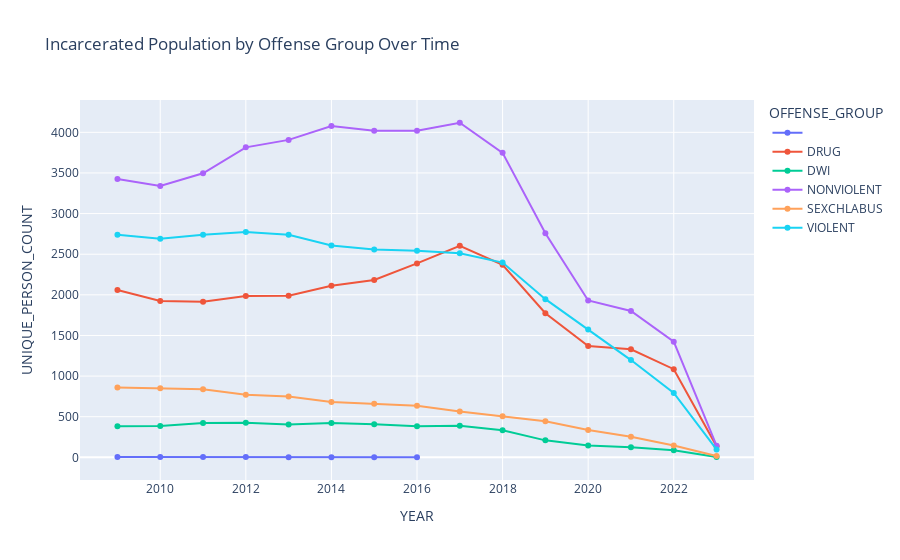

The cell this chart's notebook holds for it:
### Code cell
grouped_df = pd.concat(all_results)
fig = px.line(grouped_df, x='YEAR', y='UNIQUE_PERSON_COUNT',
              color='OFFENSE_GROUP', markers=True,
              title='Incarcerated Population by Offense Group Over Time')
fig.show()

### Figure 1 — Plotly figure (JSON) as saved in the notebook; plotly's stock layout.template omitted (floating-point values rounded to 4 significant figures)
{"data": [{"hovertemplate": "OFFENSE_GROUP=          <br>YEAR=%{x}<br>UNIQUE_PERSON_COUNT=%{y}<extra></extra>", "legendgroup": "          ", "line": {"color": "#636efa", "dash": "solid"}, "marker": {"symbol": "circle"}, "mode": "lines+markers", "name": "          ", "orientation": "v", "showlegend": true, "type": "scatter", "x": [2009, 2010, 2011, 2012, 2013, 2014, 2015, 2016], "xaxis": "x", "y": [5, 4, 4, 3, 2, 2, 1, 1], "yaxis": "y"}, {"hovertemplate": "OFFENSE_GROUP=DRUG      <br>YEAR=%{x}<br>UNIQUE_PERSON_COUNT=%{y}<extra></extra>", "legendgroup": "DRUG      ", "line": {"color": "#EF553B", "dash": "solid"}, "marker": {"symbol": "circle"}, "mode": "lines+markers", "name": "DRUG      ", "orientation": "v", "showlegend": true, "type": "scatter", "x": [2009, 2010, 2011, 2012, 2013, 2014, 2015, 2016, 2017, 2018, 2019, 2020, 2021, 2022, 2023], "xaxis": "x", "y": [2060, 1925, 1916, 1987, 1990, 2112, 2182, 2387, 2603, 2369, 1774, 1369, 1329, 1085, 136], "yaxis": "y"}, {"hovertemplate": "OFFENSE_GROUP=DWI       <br>YEAR=%{x}<br>UNIQUE_PERSON_COUNT=%{y}<extra></extra>", "legendgroup": "DWI       ", "line": {"color": "#00cc96", "dash": "solid"}, "marker": {"symbol": "circle"}, "mode": "lines+markers", "name": "DWI       ", "orientation": "v", "showlegend": true, "type": "scatter", "x": [2009, 2010, 2011, 2012, 2013, 2014, 2015, 2016, 2017, 2018, 2019, 2020, 2021, 2022, 2023], "xaxis": "x", "y": [382, 386, 422, 427, 404, 423, 406, 384, 389, 334, 209, 145, 125, 86, 5], "yaxis": "y"}, {"hovertemplate": "OFFENSE_GROUP=NONVIOLENT<br>YEAR=%{x}<br>UNIQUE_PERSON_COUNT=%{y}<extra></extra>", "legendgroup": "NONVIOLENT", "line": {"color": "#ab63fa", "dash": "solid"}, "marker": {"symbol": "circle"}, "mode": "lines+markers", "name": "NONVIOLENT", "orientation": "v", "showlegend": true, "type": "scatter", "x": [2009, 2010, 2011, 2012, 2013, 2014, 2015, 2016, 2017, 2018, 2019, 2020, 2021, 2022, 2023], "xaxis": "x", "y": [3427, 3339, 3496, 3815, 3907, 4078, 4021, 4019, 4118, 3748, 2758, 1931, 1801, 1423, 144], "yaxis": "y"}, {"hovertemplate": "OFFENSE_GROUP=SEXCHLABUS<br>YEAR=%{x}<br>UNIQUE_PERSON_COUNT=%{y}<extra></extra>", "legendgroup": "SEXCHLABUS", "line": {"color": "#FFA15A", "dash": "solid"}, "marker": {"symbol": "circle"}, "mode": "lines+markers", "name": "SEXCHLABUS", "orientation": "v", "showlegend": true, "type": "scatter", "x": [2009, 2010, 2011, 2012, 2013, 2014, 2015, 2016, 2017, 2018, 2019, 2020, 2021, 2022, 2023], "xaxis": "x", "y": [859, 849, 838, 769, 750, 680, 658, 634, 565, 506, 443, 336, 253, 145, 17], "yaxis": "y"}, {"hovertemplate": "OFFENSE_GROUP=VIOLENT   <br>YEAR=%{x}<br>UNIQUE_PERSON_COUNT=%{y}<extra></extra>", "legendgroup": "VIOLENT   ", "line": {"color": "#19d3f3", "dash": "solid"}, "marker": {"symbol": "circle"}, "mode": "lines+markers", "name": "VIOLENT   ", "orientation": "v", "showlegend": true, "type": "scatter", "x": [2009, 2010, 2011, 2012, 2013, 2014, 2015, 2016, 2017, 2018, 2019, 2020, 2021, 2022, 2023], "xaxis": "x", "y": [2739, 2691, 2739, 2772, 2739, 2607, 2557, 2542, 2511, 2397, 1947, 1574, 1197, 793, 97], "yaxis": "y"}], "layout": {"legend": {"title": {"text": "OFFENSE_GROUP"}, "tracegroupgap": 0}, "title": {"text": "Incarcerated Population by Offense Group Over Time"}, "xaxis": {"anchor": "y", "domain": [0, 1], "title": {"text": "YEAR"}}, "yaxis": {"anchor": "x", "domain": [0, 1], "title": {"text": "UNIQUE_PERSON_COUNT"}}}}
